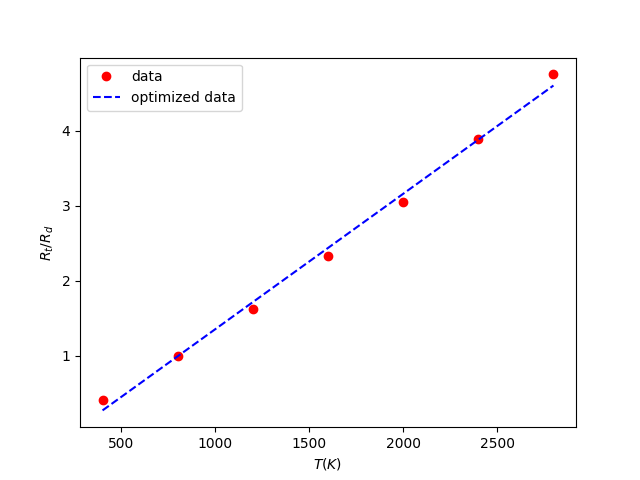

Source code (Python):
#Curve fitting using curve_fit of scipy module

import numpy as np 
from scipy.optimize import curve_fit 
from matplotlib import pyplot as plt 

#raw data
T=np.array([400,800,1200,1600,2000,2400,2800]) 
R=np.array([0.42,1.00,1.63,2.33,3.05,3.89,4.75])

#guessing function that can fit the data
def test(x,a,b): 
	return a*(x)+b

a=curve_fit(test,T,R)[0][0]
b=curve_fit(test,T,R)[0][1]

#generating the curve
def f(x):
	return a*x+b

plt.plot(T,R,'o',color='red',label="data") 
plt.plot(T,f(T),'--',color='blue',label="optimized data") 
plt.legend()
plt.xlabel('$T(K)$')
plt.ylabel('${R_t}/{R_d}$')
plt.show()
